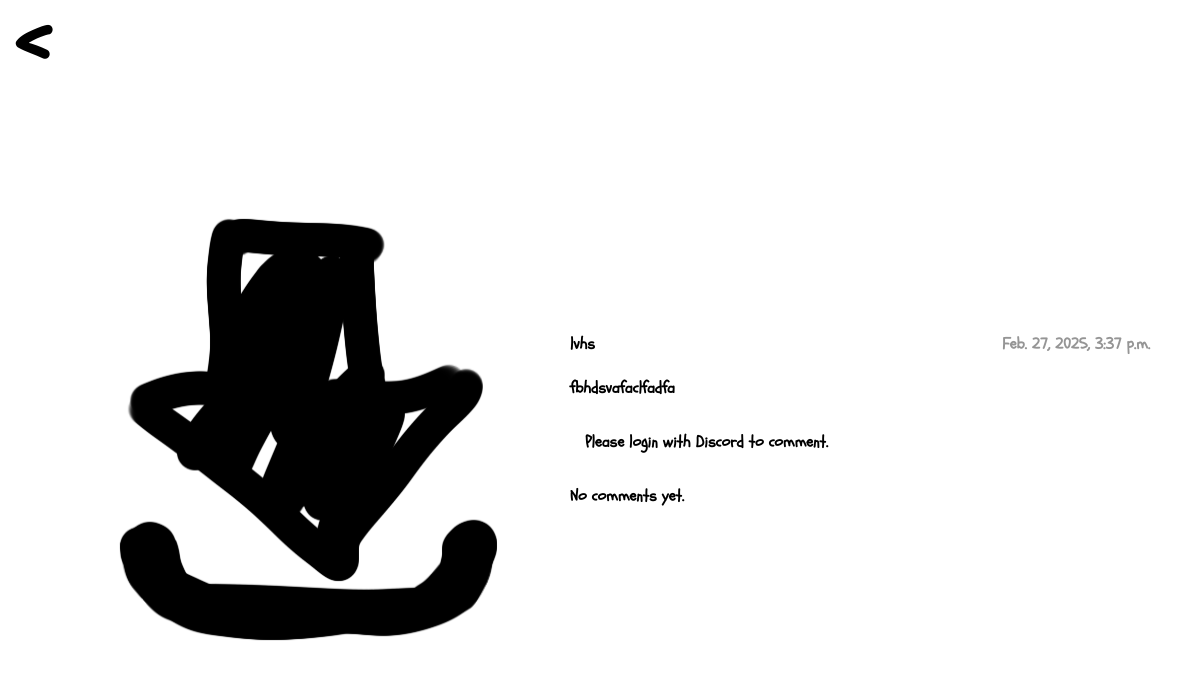
The app's page /11/ with its own data.
### mim/models.py (models this page shows, shortened)
class MIM(models.Model):
    meme_id = models.AutoField(primary_key=True)
    user = models.ForeignKey(User, on_delete=models.CASCADE)
    file = models.FileField(upload_to='memes/')
    uploaded_at = models.DateTimeField(auto_now_add=True)
    likes = models.IntegerField(default=0)
    dislikes = models.IntegerField(default=0)
    description = models.TextField(blank=True, null=True)
    avatar = models.URLField(max_length=200, blank=True, null=True)

### mim/views.py (the view, shortened to what this page needs)
# urls.py: path('<int:meme_id>/', views.meme_detail, name='meme_detail'),
def meme_detail(request, meme_id):
    meme = MIM.objects.get(meme_id=meme_id)
    file_path = meme.file.path
    is_video = meme.file.name.lower().endswith('.mp4')
    width, height = get_meme_dimensions(file_path) if os.path.exists(file_path) else (0, 0)
    format_class = 'square'
    if width > 0 and height > 0:
        aspect_ratio = width / height
        if aspect_ratio > 4:
            format_class = 'wide-low'
        else:
            if aspect_ratio > 1.2:
                format_class = 'horizontal-image'
            elif aspect_ratio < 0.8:
                format_class = 'vertical-image'
            else:
                format_class = 'square'
    if request.method == 'POST':
        if not request.user.is_authenticated:
            return redirect('/login/discord/?next=' + request.path)
        form = CommentForm(request.POST)
        if form.is_valid():
            comment = form.save(commit=False)
            comment.meme = meme
            comment.user = request.user
            try:
                social = request.user.social_auth.filter(provider='discord').first()
                if social:
                    discord_data = social.extra_data
                    user_id = discord_data.get('id')
                    avatar_hash = discord_data.get('avatar')
                    print(f"Discord data: {discord_data}")
                    if user_id and avatar_hash:
                        comment.avatar = f"https://cdn.discordapp.com/avatars/{user_id}/{avatar_hash}.png?size=128"
                    else:
                        comment.avatar = ''
                else:
                    print("No Discord social auth found for user")
                    comment.avatar = ''
            except Exception as e:
                print(f"Error fetching avatar: {e}")
                comment.avatar = ''
            comment.save()
            return redirect('mim:meme_detail', meme_id=meme_id)
    else:
        form = CommentForm()
    comments = Comment.objects.filter(meme=meme).order_by('-created_at')
    return render(request, 'mim/mim_info.html', {'meme': meme, 'format_class': format_class, 'form': form, 'comments': comments})

### mim/views.py (called while the page is built)
def get_meme_dimensions(file_path):
    try:
        if file_path.lower().endswith('.mp4'):
            cap = cv2.VideoCapture(file_path)
            width = int(cap.get(cv2.CAP_PROP_FRAME_WIDTH))
            height = int(cap.get(cv2.CAP_PROP_FRAME_HEIGHT))
            cap.release()
        else:
            with Image.open(file_path) as img:
                width, height = img.size
        return width, height
    except Exception as e:
        logger.error(f"Error getting dimensions for {file_path}: {e}")
        return 0, 0

### mim/templates/mim/mim_info.html (shortened to what this page needs)
{% extends "mim/base.html" %}
{% load static %}
{% block content %}
    <div class="page" id="page">
        <main class="main mim-info">
            <p><a href="{% url 'mim:memes' %}" id="back-to-memes"><</a></p>
            <div class="mim_info">
                <div class="mim-detail-container">
                    {% if meme.file.name|lower|slice:"-4:" == '.mp4' %}
                        <div class="mim-info-mp4 {{ format_class }}">
                            <video autoplay loop muted class="mp4" style="width: 100%; height: 100%;">
                                <source src="{{ meme.file.url }}" type="video/mp4">
                            </video>
                        </div>
                    {% else %}
                        <div class="mim-info-img {{ format_class }}">
                            <img src="{{ meme.file.url }}" alt="can't be loaded" class="img" style="width: 100%; height: 100%;">
                        </div>
                    {% endif %}
                    <div class="meme-info">
                        <div class="info-static">
                            <div class="info-author">
                                <p class="static-author">{{ meme.user.username }}</p>
                                <p class="static-time">{{ meme.uploaded_at }}</p>
                            </div>
                                {% if meme.description %}
                                <div class="description-wrapper">
                                    <p class="description-main-info" id="description-{{ meme.meme_id }}">{{ meme.description|linebreaks }}</p>
                                </div>
                            {% endif %}
                        </div>
                        <div class="pers-comment">
                            {% if user.is_authenticated %}
                            <form method="post" id="comment-form">
                                {% csrf_token %}
                                <input type="text" name="content" placeholder="Write a comment..." class="comment-input" required>
                                <button type="submit" class="post-button">Post</button>
                            </form>
                        {% else %}
                            <p>Please <a href="{% url 'social:begin' 'discord' %}">login with Discord</a> to comment.</p>
                        {% endif %}
                        </div>
                        {% for comment in comments %}
                            <p class="comment-text">
                                {% if comment.avatar %}
                                    <img src="{{ comment.avatar }}" alt="" style="width: 30px; height: 30px; border-radius: 50%; vertical-align: middle;">
                                {% else %}
                                    <img src="{% static 'img/like3.png' %}" alt="" style="width: 30px; height: 30px; vertical-align: middle;">
                                {% endif %}
                                <strong>{{ comment.user.username }}</strong> {{ comment.content }}
                            </p>
                            {% if comment.admin_note %}
                                <p style="color: red; margin-left: 15px; font-size: 12px;">* {{ comment.admin_note }}</p>
                            {% endif %}
                        {% empty %}
                            <p>No comments yet.</p>
                        {% endfor %}
                    </div>
                </div>
            </div>
        </main>
    </div>
{% endblock %}

### static/css/styles.css (style rules this page uses)
*, *::before, *::after { padding: 0; margin: 0; border: 0; box-sizing: border-box; }
body, h1, h2, h3, h4, p, ul[class], ol[class], li, figure, figcaption, blockquote, dl, dd { margin: 0; }
body { scroll-behavior: smooth; text-rendering: optimizeSpeed; line-height: 1.5; }
html, body { height: 100%; }
a:not([class]) { text-decoration-skip-ink: auto; }
img { max-width: 100%; display: block; }
body { font-family: 'main'; font-weight: 700; font-style: normal; }
a { text-decoration: none; color: black; }
.page { min-height: 100%; display: flex; flex-direction: column; }
.main { flex: 1 1 auto; display: flex; justify-content: center; width: 100%; min-height: 100vh; position: relative; }
.description-wrapper { position: relative; }
.square, .square-video { max-height: 100%; max-width: 500px; }
.mim-detail-container { display: flex; flex-direction: row; align-items: center; justify-content: center; gap: 20px; width: 100%; height: 100%; margin: 0 auto; padding: 20px; }
.mim-info-mp4, .mim-info-img { display: flex; justify-content: center; align-items: center; }
.mim-info-mp4.square-video, .mim-info-img.square { max-width: 1200px; height: auto; object-fit: contain; }
.meme-info { flex: 0 0 50%; display: flex; flex-direction: column; text-align: left; }
.main.mim-info { display: block; }
.mim_info { display: flex; align-items: center; justify-content: center; }

### static/css/comments.css (style rules this page uses)
#back-to-memes { position: absolute; left: 0; top: 0; font-weight: 700; font-size: 80px; line-height: 1; margin-left: 15px; }
.mim-info { display: flex; align-items: center; justify-content: center; height: 100vh; width: 100%; }
.meme-info { display: flex; justify-content: center; width: 100%; height: 100vh; align-items: start; gap: 30px; }
.info-static { display: flex; flex-direction: column; width: 100%; gap: 20px; }
.info-author { display: flex; flex-direction: row; justify-content: space-between; width: 100%; }
.static-author { display: flex; }
.static-time { color: rgb(149, 149, 149); }
.description-wrapper { height: 100%; }
.pers-comment { margin-left: 15px; }

### records on screen
MIM: file (picture), user.username "lvhs", uploaded_at "Feb. 27, 2025, 3:37 p.m.", description "fbhdsvafaclfadfa"
